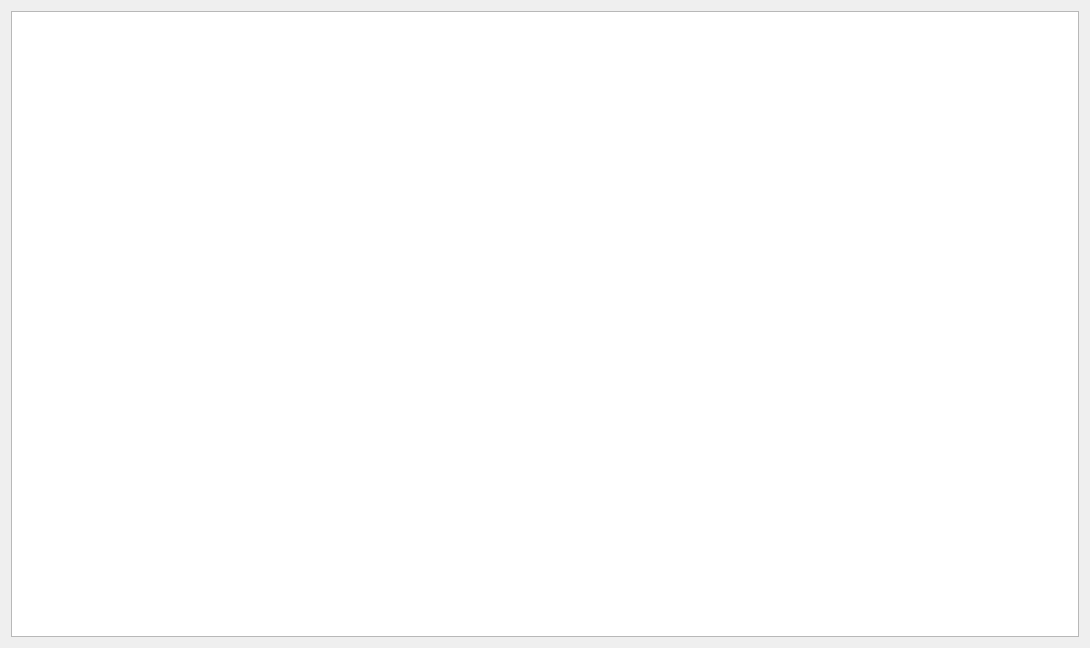
<?xml version="1.0" encoding="UTF-8"?>
<ui version="4.0">
 <class>LogViewer</class>
 <widget class="QWidget" name="LogViewer">
  <property name="geometry">
   <rect>
    <x>0</x>
    <y>0</y>
    <width>1090</width>
    <height>648</height>
   </rect>
  </property>
  <property name="windowTitle">
   <string>Form</string>
  </property>
  <property name="layoutDirection">
   <enum>Qt::LeftToRight</enum>
  </property>
  <property name="autoFillBackground">
   <bool>true</bool>
  </property>
  <layout class="QHBoxLayout" name="horizontalLayout">
   <item>
    <widget class="QTextBrowser" name="textBrowser"/>
   </item>
  </layout>
 </widget>
 <resources/>
 <connections/>
</ui>
